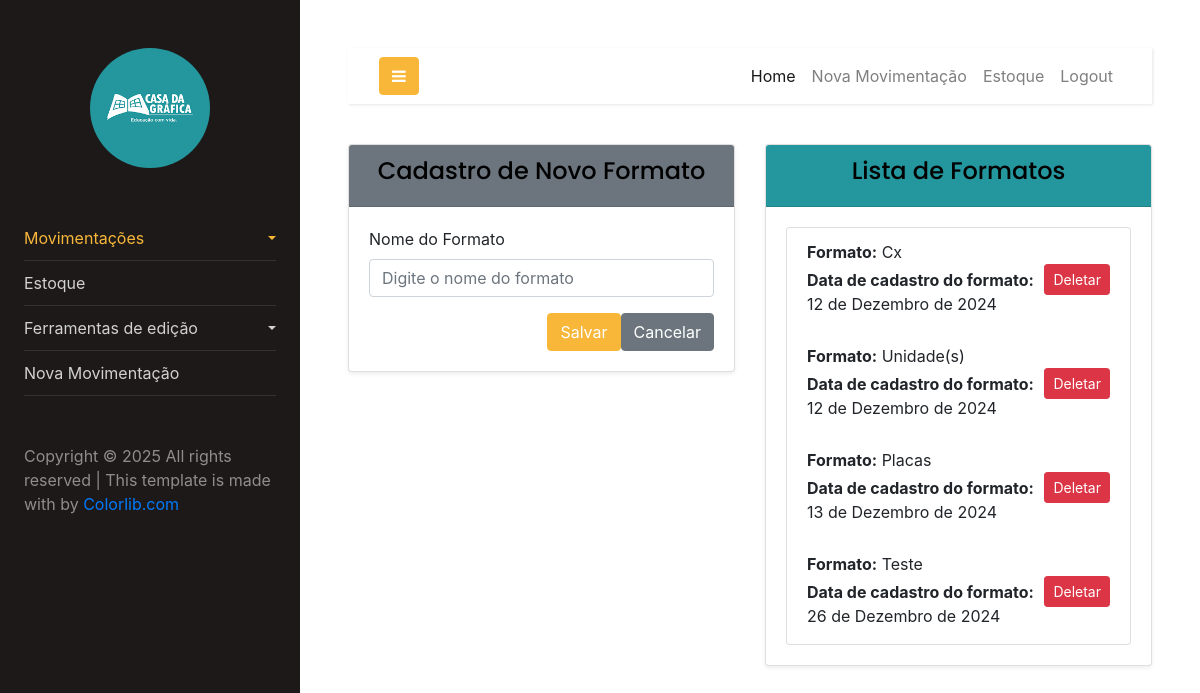
The page /formato/ (signed in) on the database its author committed.
### formato/models.py (models this page shows, shortened)
class Formato(models.Model):
    formato = models.CharField(max_length=255)
    data_cadastro = models.DateField(auto_now_add=True)

### formato/views.py (the view, shortened to what this page needs)
# urls.py: path('formato/', FormatoListView.as_view(), name='formato-list'),
class FormatoListView(LoginRequiredMixin, ListView):
    def get(self, request):
        try:
            formatos = Formato.objects.all()  # Obtenha a lista de formatos
            return render(request, 'formato_list.html', {'formatos': formatos})
        except Exception as e:
            messages.error(request, f"Erro ao carregar a lista de formatos: {str(e)}")
            return render(request, 'formato_list.html', {'formatos': []})

### formato/templates/formato_list.html (shortened to what this page needs)
{% load static %}
<!DOCTYPE html>
<html lang="pt-br">
  {% include 'components/header/header.html' %}
  <body>
    <div class="row gy-4">
      <div class="col-12 col-md-6">
        <div class="card shadow-sm">
          <div class="card-header text-center bg-secondary text-white">
            <h4>
              {% if object %}
                Editar Formato
              {% else %}
                Cadastro de Novo Formato
              {% endif %}
            </h4>
          </div>
          <div class="card-body">
            <form method="post">
              <div class="mb-3">
                <label for="formato" class="form-label">Nome do Formato</label>
                <input type="text" name="formato" id="formato" class="form-control" placeholder="Digite o nome do formato" value="{{ object.formato|default:'' }}" required />
              </div>
              <div class="d-flex justify-content-end">
                <button type="submit" class="btn btn-primary">Salvar</button>
                <a href="{% url 'formato-list' %}" class="btn btn-secondary ms-2">Cancelar</a>
              </div>
            </form>
          </div>
        </div>
      </div>
      <div class="col-12 col-md-6">
        <div class="card shadow-sm">
          <div class="card-header text-center text-white" style="background-color: #24969d;">
            <h4>Lista de Formatos</h4>
          </div>
          <div class="card-body">
            <ul class="list-group">
              {% for formato in formatos %}
                <li class="list-group-item d-flex justify-content-between align-items-center">
                  <div class="flex-grow-1">
                    <p class="mb-1"><strong>Formato:</strong> {{ formato.formato }}</p>
                    <p class="mb-1"><strong>Data de cadastro do formato:</strong> {{ formato.data_cadastro }}</p>
                  </div>
                  <a href="{% url 'formato-delete' formato.pk %}" class="btn btn-sm btn-danger">Deletar</a>
                </li>
              {% empty %}
                <li class="list-group-item text-center">Nenhum formato cadastrado ainda.</li>
              {% endfor %}
            </ul>
          </div>
        </div>
      </div>
    </div>
  </body>
  {% include 'components/footer/footer.html' %}
</html>

### rows shown on the page
Formato: formato "Cx", data_cadastro "12 de Dezembro de 2024"
Formato: formato "Unidade(s)", data_cadastro "12 de Dezembro de 2024"
Formato: formato "Placas", data_cadastro "13 de Dezembro de 2024"
Formato: formato "Teste", data_cadastro "26 de Dezembro de 2024"
